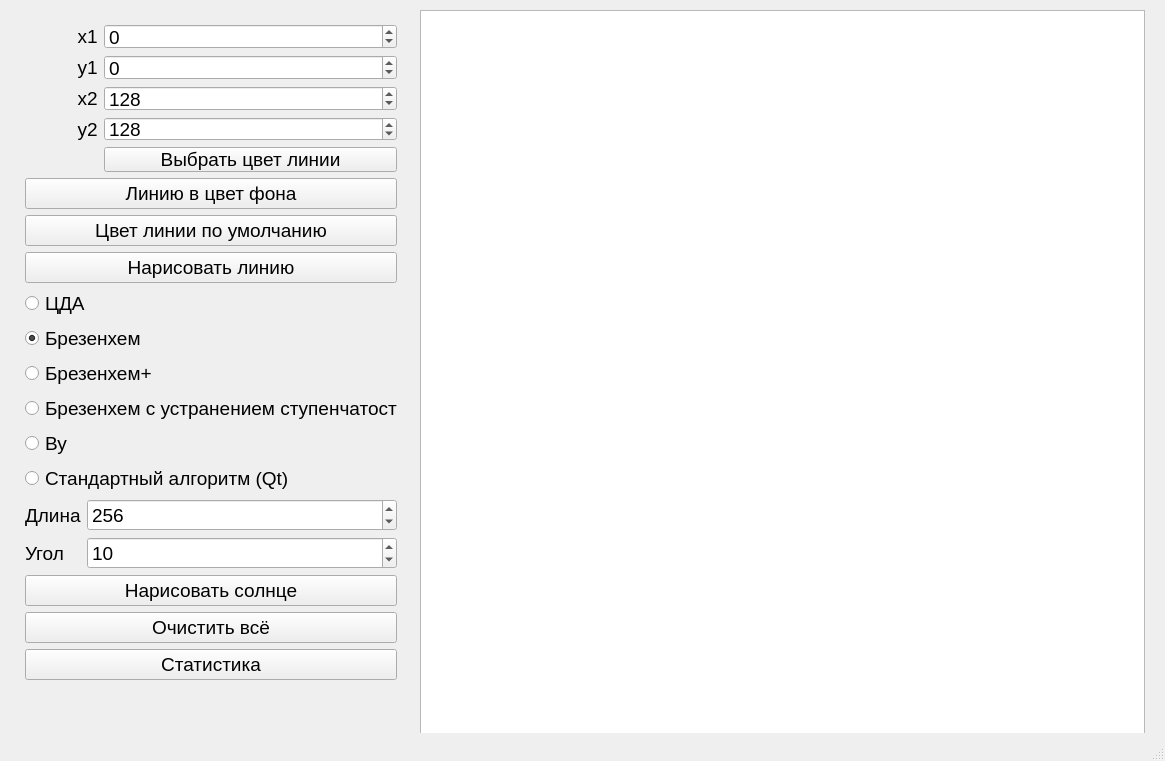
<?xml version="1.0" encoding="UTF-8"?>
<ui version="4.0">
 <class>MainWindow</class>
 <widget class="QMainWindow" name="MainWindow">
  <property name="geometry">
   <rect>
    <x>0</x>
    <y>0</y>
    <width>1165</width>
    <height>761</height>
   </rect>
  </property>
  <property name="font">
   <font>
    <pointsize>14</pointsize>
   </font>
  </property>
  <property name="windowTitle">
   <string>MainWindow</string>
  </property>
  <widget class="QWidget" name="centralWidget">
   <widget class="QWidget" name="layoutWidget">
    <property name="geometry">
     <rect>
      <x>14</x>
      <y>13</y>
      <width>394</width>
      <height>678</height>
     </rect>
    </property>
    <layout class="QVBoxLayout" name="verticalLayout">
     <item>
      <layout class="QFormLayout" name="formLayout_3">
       <item row="0" column="0">
        <widget class="QLabel" name="x1TextLabel">
         <property name="text">
          <string>          x1</string>
         </property>
        </widget>
       </item>
       <item row="0" column="1">
        <widget class="QSpinBox" name="x1SpinBox">
         <property name="minimum">
          <number>-360</number>
         </property>
         <property name="maximum">
          <number>360</number>
         </property>
        </widget>
       </item>
       <item row="1" column="0">
        <widget class="QLabel" name="y1TextLabel">
         <property name="text">
          <string>          y1</string>
         </property>
        </widget>
       </item>
       <item row="1" column="1">
        <widget class="QSpinBox" name="y1SpinBox">
         <property name="minimum">
          <number>-360</number>
         </property>
         <property name="maximum">
          <number>360</number>
         </property>
        </widget>
       </item>
       <item row="2" column="0">
        <widget class="QLabel" name="x2TextLabel">
         <property name="text">
          <string>          x2</string>
         </property>
        </widget>
       </item>
       <item row="2" column="1">
        <widget class="QSpinBox" name="x2SpinBox">
         <property name="minimum">
          <number>-360</number>
         </property>
         <property name="maximum">
          <number>360</number>
         </property>
         <property name="value">
          <number>128</number>
         </property>
        </widget>
       </item>
       <item row="3" column="0">
        <widget class="QLabel" name="y2TextLabel">
         <property name="text">
          <string>          y2</string>
         </property>
        </widget>
       </item>
       <item row="3" column="1">
        <widget class="QSpinBox" name="y2SpinBox">
         <property name="minimum">
          <number>-360</number>
         </property>
         <property name="maximum">
          <number>360</number>
         </property>
         <property name="value">
          <number>128</number>
         </property>
        </widget>
       </item>
       <item row="4" column="0">
        <widget class="QLabel" name="fgLabel">
         <property name="minimumSize">
          <size>
           <width>64</width>
           <height>0</height>
          </size>
         </property>
         <property name="text">
          <string/>
         </property>
        </widget>
       </item>
       <item row="4" column="1">
        <widget class="QPushButton" name="fgPushButton">
         <property name="text">
          <string>Выбрать цвет линии</string>
         </property>
        </widget>
       </item>
      </layout>
     </item>
     <item>
      <widget class="QPushButton" name="setBGColorToFGPushButton">
       <property name="text">
        <string>Линию в цвет фона</string>
       </property>
      </widget>
     </item>
     <item>
      <widget class="QPushButton" name="setDefaultFGColorPushButton">
       <property name="text">
        <string>Цвет линии по умолчанию</string>
       </property>
      </widget>
     </item>
     <item>
      <widget class="QPushButton" name="drawLinePushButton">
       <property name="text">
        <string>Нарисовать линию</string>
       </property>
      </widget>
     </item>
     <item>
      <widget class="QRadioButton" name="ddaRadioButton">
       <property name="text">
        <string>ЦДА</string>
       </property>
       <property name="checked">
        <bool>false</bool>
       </property>
      </widget>
     </item>
     <item>
      <widget class="QRadioButton" name="bresenhamFloatRadioButton">
       <property name="text">
        <string>Брезенхем</string>
       </property>
       <property name="checked">
        <bool>true</bool>
       </property>
      </widget>
     </item>
     <item>
      <widget class="QRadioButton" name="bresenhamIntegerRadioButton">
       <property name="text">
        <string>Брезенхем+</string>
       </property>
      </widget>
     </item>
     <item>
      <widget class="QRadioButton" name="bresenhamAntialiasedRadioButton">
       <property name="text">
        <string>Брезенхем с устранением ступенчатости</string>
       </property>
      </widget>
     </item>
     <item>
      <widget class="QRadioButton" name="wuRadioButton">
       <property name="text">
        <string>Ву</string>
       </property>
      </widget>
     </item>
     <item>
      <widget class="QRadioButton" name="defaultQtRadioButton">
       <property name="text">
        <string>Стандартный алгоритм (Qt)</string>
       </property>
      </widget>
     </item>
     <item>
      <layout class="QFormLayout" name="formLayout_2">
       <item row="0" column="0">
        <widget class="QLabel" name="lengthTextLabel">
         <property name="text">
          <string>Длина</string>
         </property>
        </widget>
       </item>
       <item row="0" column="1">
        <widget class="QSpinBox" name="lengthSpinBox">
         <property name="minimum">
          <number>1</number>
         </property>
         <property name="maximum">
          <number>500</number>
         </property>
         <property name="value">
          <number>256</number>
         </property>
        </widget>
       </item>
       <item row="1" column="0">
        <widget class="QLabel" name="angleTextLabel">
         <property name="text">
          <string>Угол</string>
         </property>
        </widget>
       </item>
       <item row="1" column="1">
        <widget class="QSpinBox" name="angleSpinBox">
         <property name="minimum">
          <number>1</number>
         </property>
         <property name="maximum">
          <number>89</number>
         </property>
         <property name="value">
          <number>10</number>
         </property>
        </widget>
       </item>
      </layout>
     </item>
     <item>
      <widget class="QPushButton" name="drawSunPushButton">
       <property name="text">
        <string>Нарисовать солнце</string>
       </property>
      </widget>
     </item>
     <item>
      <widget class="QPushButton" name="clearAllPushButton">
       <property name="text">
        <string>Очистить всё</string>
       </property>
      </widget>
     </item>
     <item>
      <widget class="QPushButton" name="statisticsPushButton">
       <property name="text">
        <string>Статистика</string>
       </property>
      </widget>
     </item>
    </layout>
   </widget>
   <widget class="QGraphicsView" name="graphicsView">
    <property name="geometry">
     <rect>
      <x>420</x>
      <y>10</y>
      <width>725</width>
      <height>725</height>
     </rect>
    </property>
    <property name="minimumSize">
     <size>
      <width>725</width>
      <height>725</height>
     </size>
    </property>
   </widget>
  </widget>
  <widget class="QStatusBar" name="statusBar"/>
 </widget>
 <layoutdefault spacing="6" margin="11"/>
 <resources/>
 <connections/>
</ui>
